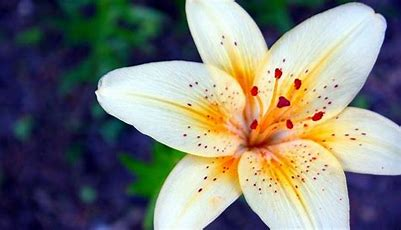
%> input picture image.jfif, 401 x 230 px
$ octave IVA_lab7_Mahalakshmi18.m   (GNU Octave 9; MATLAB toolbox functions it lacks are replaced by stand-ins)
%> lines starting %> are read from the running program, lines starting %| are printed output that depends on the picture
clear all ; close all
x= imread ('image.jfif');
%> x is the input picture: size 230x401x3 uint8; mean R, G, B 125, 125.8, 120.5
figure ; imshow(x) ;

[xar,xhr,xvr,xdr] = dwt2(x(:,:,1),'db2');
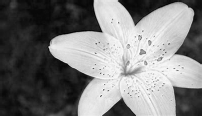
%> xar: size 116x202 double; min -19.37, max 529.1, mean 247.2; drawn with min black and max white
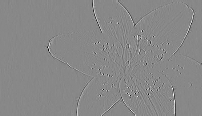
%> xvr: size 116x202 double; min -121.7, max 106.2, mean 0.1; drawn with min black and max white
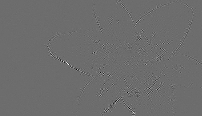
%> xdr: size 116x202 double; min -64.84, max 86.5, mean 0; drawn with min black and max white
[xag,xhg,xvg,xdg] = dwt2(x(:,:,2),'db2');
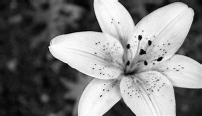
%> xag: size 116x202 double; min -14.16, max 512.8, mean 249.2; drawn with min black and max white
[xab,xhb,xvb,xdb] = dwt2(x(:,:,3),'db2');
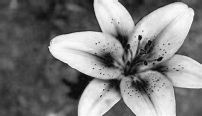
%> xab: size 116x202 double; min -30.06, max 520.3, mean 239.5; drawn with min black and max white

xa(:,:,1) = xar ; xa(:,:,2) = xag ; xa(:,:,3) = xab ;
xh(:,:,1) = xhr ; xh(:,:,2) = xhg ; xh(:,:,3) = xhb ;
xv(:,:,1) = xvr ; xv(:,:,2) = xvg ; xv(:,:,3) = xvb ;
xd(:,:,1) = xdr ; xd(:,:,2) = xdg ; xd(:,:,3) = xdb ;

figure, imshow(xa/255);
figure, imshow(xh);
figure, imshow(xv);
figure, imshow(xd);
X1 = [xa*0.03 log10(xv)*0.3 ; log(xh)*0.3 log10(xd)*03 ] ;
figure ; imshow(X1)
%> after `imshow(X1)`:
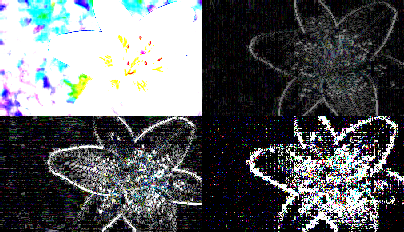
%> displayed picture: size 232x404x3, on the screen's scale of 0 to 255; mean R, G, B 93.7, 96.7, 99.2

[xaar,xhhr,xvvr,xddr] = dwt2 (xa(:,:,1), 'db2') ;
[xaag,xhhg,xvvg,xddg] = dwt2 (xa(:,:,2), 'db2') ;
[xaab,xhhb,xvvb,xddb] = dwt2 (xa(:,:,3), 'db2') ;
xaa(:,:,1) = xaar ; xaa(:,:,2) = xaag ; xaa(:,:,3) =xaab ;
xhh(:,:,1) = xhhr ; xaa(:,:,2) = xhhg ; xhh(:,:,3) =xhhb ;
xvv(:,:,1) = xvvr ; xvv(:,:,2) = xvvg ; xvv(:,:,3) =xvvb ;
xdd(:,:,1) = xaar ; xdd(:,:,2) = xddg ; xdd(:,:,3) =xddb ;
figure,imshow(xaa/255);
figure,imshow(xhh) ;
figure,imshow(xvv);
%> after `imshow(xvv)`:
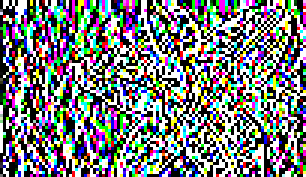
%> displayed picture: size 59x102x3, on the screen's scale of 0 to 255 (shown 3 times larger); mean R, G, B 121.3, 123.8, 124.8
